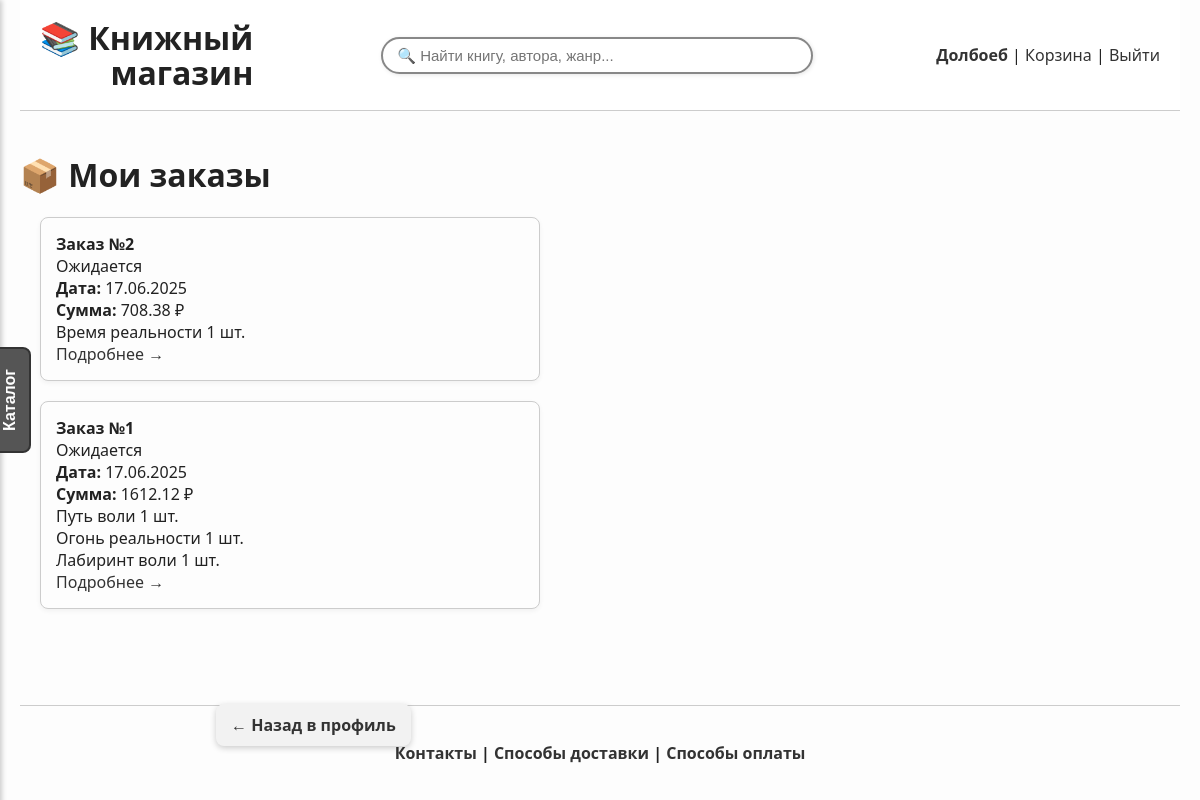
Page /orders (signed in) on the committed database.
### app/models.py (models this page shows, shortened)
class User(db.Model, UserMixin):
    id = db.Column(db.Integer, primary_key=True)
    first_name = db.Column(db.String(50), nullable=False)
    last_name = db.Column(db.String(50), nullable=False)
    email = db.Column(db.String(120), unique=True, nullable=False)
    phone = db.Column(db.String(20))
    password = db.Column(db.String(100), nullable=False)
    cart_items = db.relationship('CartItem', back_populates='user', cascade='all, delete-orphan', passive_deletes=True)
    reviews = db.relationship('Review', backref='user', cascade='all, delete-orphan', passive_deletes=True)
    orders = db.relationship('Order', back_populates='user', cascade='all, delete-orphan', passive_deletes=True)

class Order(db.Model):
    id = db.Column(db.Integer, primary_key=True)
    user_id = db.Column(db.Integer, db.ForeignKey('user.id', ondelete="CASCADE"), nullable=False)
    user = db.relationship('User', back_populates='orders')
    date = db.Column(db.DateTime)
    total_price = db.Column(db.Float)
    status = db.Column(db.String(50))
    name = db.Column(db.String(100))
    phone = db.Column(db.String(20))
    delivery_method = db.Column(db.String(20))
    address = db.Column(db.String(255))
    pickup_location = db.Column(db.String(255))
    items = db.relationship('OrderItem', backref='order', cascade='all, delete-orphan', passive_deletes=True)

class OrderItem(db.Model):
    id = db.Column(db.Integer, primary_key=True)
    order_id = db.Column(db.Integer, db.ForeignKey('order.id', ondelete="CASCADE"), nullable=False)
    book_id = db.Column(db.Integer, db.ForeignKey('book.id'), nullable=False)
    quantity = db.Column(db.Integer, nullable=False)
    price = db.Column(db.Float, nullable=False)
    book = db.relationship('Book', lazy=True)
    price_per_item = db.Column(db.Float, nullable=False)
    book_title = db.Column(db.String(256), nullable=False)

### app/routes.py (the view)
@app.route('/orders')
@login_required
def orders():
    orders = Order.query.filter_by(user_id=current_user.id).order_by(Order.date.desc()).all()
    return render_template('orders.html', orders=orders)

### app/__init__.py (called while the page is built)
@login_manager.user_loader
def load_user(user_id):
    return User.query.get(int(user_id))

### app/routes.py (called while the page is built)
@app.context_processor
def inject_genres():
    return dict(genres=[g[0] for g in db.session.query(Book.genre).distinct() if g[0]])

### app/templates/orders.html (shortened to what this page needs)
{% extends 'base.html' %}
{% block content %}
<h1 class="page-title">📦 Мои заказы</h1>
{% if orders %}
  <div class="order-cards-container">
    {% for order in orders %}
    <div class="card order-card">
      <div class="order-header">
        <div><strong>Заказ №{{ order.id }}</strong></div>
        <div class="order-status">{{ order.status }}</div>
      </div>
      <div class="order-meta">
        <div><strong>Дата:</strong> {{ order.date.strftime('%d.%m.%Y') }}</div>
        <div><strong>Сумма:</strong> {{ "%.2f"|format(order.total_price) }} ₽</div>
      </div>
      <div class="order-items">
        {% for item in order.items %}
        <div class="order-item-line">
          <span class="item-name">{{ item.book_title }}</span>
          <span class="item-qty">{{ item.quantity }} шт.</span>
        </div>
        {% endfor %}
      </div>
      <div class="order-link">
        <a href="{{ url_for('order_details', order_id=order.id) }}">Подробнее →</a>
      </div>
    </div>
    {% endfor %}
  </div>
{% else %}
  <p>У вас пока нет заказов.</p>
{% endif %}
<a href="{{ url_for('profile') }}" class="floating-back-button">← Назад в профиль</a>
{% endblock %}

### app/templates/base.html (shortened to what this page needs)
<!DOCTYPE html>
<html lang="ru">
<head>
        <link rel="stylesheet" href="{{ url_for('static', filename='styles.css') }}">
</head>
<body>
<div class="wrapper">
<header style="padding: 20px;">
    <div style="
        display: flex;
        flex-wrap: wrap;
        align-items: center;
        justify-content: space-between;
        gap: 20px;
    ">
        <div style="flex-shrink: 0;">
            <a href="{{ url_for('index') }}" style="text-decoration: none; color: inherit;">
                <h1 style="margin: 0; line-height: 1.1; white-space: nowrap; text-align: right;">
                    📚 Книжный<br>магазин
                </h1>
            </a>
        </div>
        <div style="
            display: flex;
            flex: 1;
            min-width: 250px;
            flex-wrap: wrap;
            justify-content: flex-end;
            align-items: center;
            gap: 15px;
        ">
            <form action="{{ url_for('search') }}" method="get" style="
                flex: 1;
                min-width: 200px;
                display: flex;
                justify-content: center;
            ">
                <input type="text" name="q"
                    placeholder="🔍 Найти книгу, автора, жанр..."
                    value="{{ request.args.get('q', '') }}"
                    style="
                        width: 100%;
                        max-width: 400px;
                        padding: 8px 14px;
                        border: 2px solid #888;
                        border-radius: 25px;
                        font-size: 15px;
                        box-shadow: 1px 1px 4px rgba(0,0,0,0.1);
                        transition: 0.3s ease;
                    "
                    onfocus="this.style.borderColor='#444'; this.style.boxShadow='0 0 8px rgba(0,0,0,0.2)'"
                    onblur="this.style.borderColor='#888'; this.style.boxShadow='1px 1px 4px rgba(0,0,0,0.1)'">
            </form>
            <div style="white-space: nowrap;">
                {% if current_user.is_authenticated %}
                    <a href="{{ url_for('profile') }}"><strong>{{ current_user.first_name }}</strong></a> |
                    <a href="{{ url_for('view_cart') }}">Корзина</a> |
                    <a href="{{ url_for('logout') }}">Выйти</a>
                {% else %}
                    <a href="{{ url_for('login') }}">Вход</a> |
                    <a href="{{ url_for('register') }}">Регистрация</a>
                {% endif %}
            </div>
        </div>
    </div>
</header>
<button onclick="toggleSidebar()" id="catalog-button">Каталог</button>
<div class="container">
    <main class="main-content">
        {% block content %}{% endblock %}
    </main>
</div>
<footer>
    <div class="footer-inner">
        <p>
            <a href="{{ url_for('contacts') }}">Контакты</a> |
            <a href="{{ url_for('delivery') }}">Способы доставки</a> |
            <a href="{{ url_for('payment') }}">Способы оплаты</a>
        </p>
    </div>
</footer>
</div>
</body>
</html>

### app/static/styles.css (style rules this page uses)
html, body { height: 100%; margin: 0; padding: 0; font-family: 'Segoe UI', Tahoma, Geneva, Verdana, sans-serif; background-color: #fdfdfd; color: #222; }
.wrapper { display: flex; flex-direction: column; min-height: 100vh; max-width: 1200px; margin: 0 auto; padding: 0 20px; }
header { background-color: white; border-bottom: 1px solid #ccc; padding: 20px; }
footer { padding: 20px 0; width: 100%; font-weight: bold; border-top: 1px solid #ccc; }
footer a { font-weight: bold; }
.footer-inner { max-width: 100%; margin: 0 auto; padding: 0 20px; text-align: center; }
.container { flex: 1; display: flex; flex-direction: column; gap: 20px; }
.main-content { flex: 1; padding: 20px 0; }
#catalog-button { position: fixed; top: 50%; left: 10px; transform: translate(-50%, -50%) rotate(-90deg); transform-origin: center; padding: 10px 20px; font-size: 16px; font-weight: bold; border: 2px solid #333; border-radius: 8px; cursor: pointer; z-index: 2000; background-color: #555; }
a { color: #333; text-decoration: none; }
.card { background: #fff; border: 1px solid #ccc; border-radius: 10px; padding: 24px 20px; margin: 40px auto; box-shadow: 0 2px 5px rgba(0, 0, 0, 0.05); max-width: 460px; box-sizing: border-box; }
.order-cards-container { display: flex; flex-direction: column; align-items: flex-start; padding-left: 20px; }
.order-card { width: 100%; max-width: 500px; margin-bottom: 20px; border: 1px solid #ccc; border-radius: 8px; padding: 15px; background: #fdfdfd; }
.order-card { margin: 0 0 20px 0; }
button { padding: 10px 18px; border: none; border-radius: 6px; background-color: #333; color: white; cursor: pointer; font-weight: bold; transition: background-color 0.2s ease; }
.floating-back-button { position: fixed; top: 88%; left: 18%; z-index: 999; background-color: #f2f2f2; color: #333; padding: 10px 15px; border-radius: 8px; text-decoration: none; box-shadow: 0 2px 6px rgba(0,0,0,0.2); font-weight: bold; transition: background-color 0.2s ease; }

### rows in the picture
User: first_name "Долбоеб"
Order: id "2", status "Ожидается", date "17.06.2025", total_price "708.38"
OrderItem: book_title "Время реальности", quantity "1"
Order: id "1", status "Ожидается", date "17.06.2025", total_price "1612.12"
OrderItem: book_title "Путь воли", quantity "1"
OrderItem: book_title "Огонь реальности", quantity "1"
OrderItem: book_title "Лабиринт воли", quantity "1"
